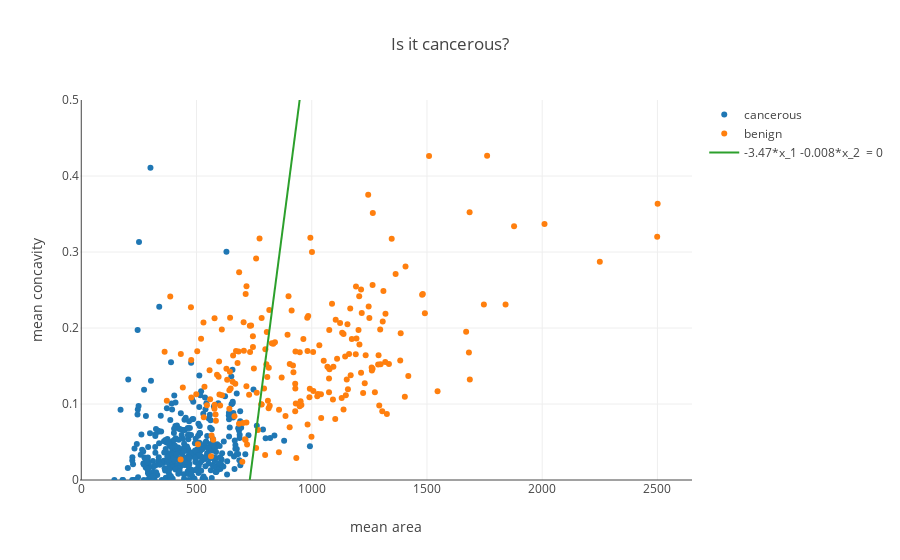

The cell this chart's notebook holds for it:
### Code cell
decision_trace = trace_values(x_values=area_values, y_values=boundaries, mode = 'lines', name = '-3.47*x_1 -0.008*x_2  = 0')

layout = {'xaxis': {'title': 'mean area'}, 'yaxis': {'title': 'mean concavity', 'range': [0, .5]}, 'title': 'Is it cancerous?'}
plot([cancerous_trace, non_cancerous_trace, decision_trace], layout = layout)

### Figure 1 — Plotly figure (JSON) as saved in the notebook; plotly's stock layout.template omitted (floating-point values rounded to 4 significant figures; data arrays with more than 128 entries replaced by an {"elided": "..."} marker saying what was removed)
{"data": [{"mode": "markers", "name": "cancerous", "text": [], "type": "scatter", "uid": "540d2338-cf44-406f-ac29-798a900e545f", "x": {"elided": "357 float values"}, "y": {"elided": "357 float values"}}, {"mode": "markers", "name": "benign", "text": [], "type": "scatter", "uid": "b6aa4f8b-d404-4a4f-a296-6ee59ffa8c4a", "x": {"elided": "212 float values"}, "y": {"elided": "212 float values"}}, {"mode": "lines", "name": "-3.47*x_1 -0.008*x_2  = 0", "text": [], "type": "scatter", "uid": "7ccf4113-aa1b-456b-bcb8-557744a7ebd2", "x": [500, 505, 510, 515, 520, 525, 530, 535, 540, 545, 550, 555, 560, 565, 570, 575, 580, 585, 590, 595, 600, 605, 610, 615, 620, 625, 630, 635, 640, 645, 650, 655, 660, 665, 670, 675, 680, 685, 690, 695, 700, 705, 710, 715, 720, 725, 730, 735, 740, 745, 750, 755, 760, 765, 770, 775, 780, 785, 790, 795, 800, 805, 810, 815, 820, 825, 830, 835, 840, 845, 850, 855, 860, 865, 870, 875, 880, 885, 890, 895, 900, 905, 910, 915, 920, 925, 930, 935, 940, 945, 950, 955, 960, 965, 970, 975, 980, 985, 990, 995], "y": [-0.5338, -0.5223, -0.5107, -0.4992, -0.4876, -0.4761, -0.4645, -0.453, -0.4414, -0.4299, -0.4183, -0.4068, -0.3952, -0.3837, -0.3721, -0.3606, -0.349, -0.3375, -0.326, -0.3144, -0.3029, -0.2913, -0.2798, -0.2682, -0.2567, -0.2451, -0.2336, -0.222, -0.2105, -0.1989, -0.1874, -0.1758, -0.1643, -0.1527, -0.1412, -0.1296, -0.1181, -0.1065, -0.09497, -0.08342, -0.07187, -0.06033, -0.04878, -0.03723, -0.02568, -0.01413, -0.00258, 0.008969, 0.02052, 0.03207, 0.04362, 0.05516, 0.06671, 0.07826, 0.08981, 0.1014, 0.1129, 0.1245, 0.136, 0.1476, 0.1591, 0.1707, 0.1822, 0.1938, 0.2053, 0.2168, 0.2284, 0.2399, 0.2515, 0.263, 0.2746, 0.2861, 0.2977, 0.3092, 0.3208, 0.3323, 0.3439, 0.3554, 0.367, 0.3785, 0.3901, 0.4016, 0.4132, 0.4247, 0.4363, 0.4478, 0.4594, 0.4709, 0.4825, 0.494, 0.5056, 0.5171, 0.5287, 0.5402, 0.5518, 0.5633, 0.5749, 0.5864, 0.598, 0.6095]}], "layout": {"autosize": true, "title": {"text": "Is it cancerous?"}, "xaxis": {"autorange": true, "range": [-29.02, 2674.0], "title": {"text": "mean area"}, "type": "linear"}, "yaxis": {"range": [0, 0.5], "title": {"text": "mean concavity"}, "type": "linear"}}}
